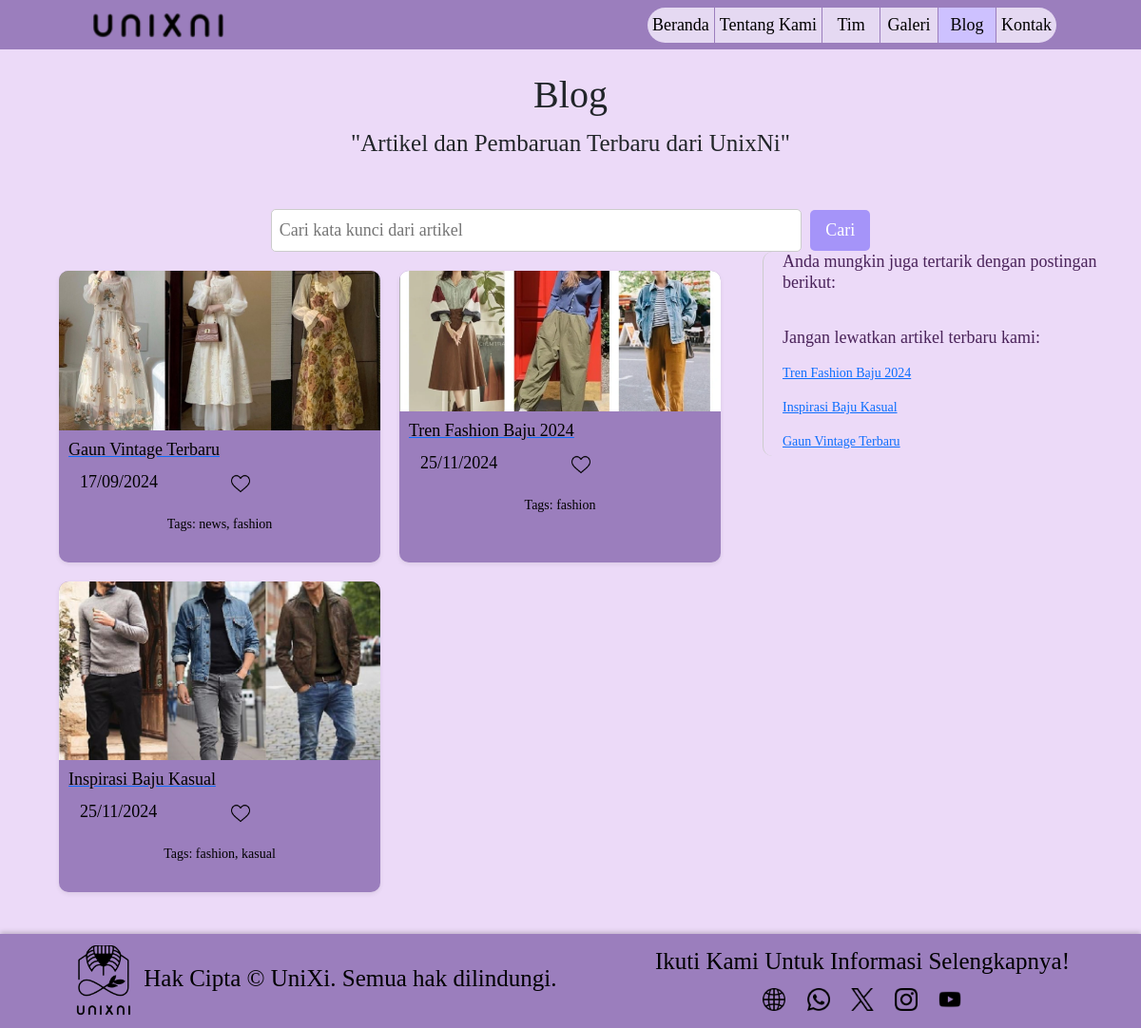
Page /blog on the committed database.
### unixni/models/home/blog.py (models this page shows, shortened)
class BlogPost(models.Model):
    title = models.CharField(max_length=255)
    publish_date = models.DateField()
    image = models.ImageField(upload_to='blog_posts/')
    tags = models.ManyToManyField(Tag, related_name='blog_posts')
    description = models.TextField()
    content = models.TextField()
    likes = models.ManyToManyField(User, related_name='blog_posts_likes', blank=True)

class Tag(models.Model):
    name = models.CharField(max_length=50, unique=True)

### unixni/views.py (the view)
# urls.py: path('blog', views.blog_list, name='blog'),
def blog_list(request):
    posts = BlogPost.objects.all()
    recent_posts = BlogPost.objects.order_by('-publish_date')[:3]
    search_query = request.GET.get('search', '')
    if search_query:
        posts = posts.filter(
            Q(title__icontains=search_query) |
            Q(content__icontains=search_query) |
            Q(tags__name__icontains=search_query)
        ).distinct()
    context = {
        'posts': posts,
        'recent_posts': recent_posts,
        'blog_main': BlogUtama.objects.first()
    }
    return render(request, 'blog.html', context)

### unixni/templates/blog.html (shortened to what this page needs)
{% load static %}
{% load django_bootstrap5 %}
<!DOCTYPE html>
<html lang="en">
<head>
    {% bootstrap_css %}
    <link href="{% static 'css/pribadi.css' %}" rel="stylesheet">
</head>
<body>
    {% include 'layout/navbar.html' %}
    {% block content %}
    <div class="container mt-4 mb-4">
        <header class="blog-header">
            <h1>Blog</h1>
            <p>"Artikel dan Pembaruan Terbaru dari UnixNi"</p>
            <form class="search-bar" action="{% url 'blog' %}" method="get">
                <input type="text" name="search" placeholder="Cari kata kunci dari artikel" aria-label="Search" value="{{ request.GET.search }}">
                <button type="submit">Cari</button>
            </form>
        </header>
        <div class="row">
            <div class="col-md-8">
                <div class="blog-articles">
                    {% for post in posts %}
                        <div class="article">
                            <div class="col">
                                <a href="{% url 'blog_detail' pk=post.pk %}">
                                    <img src="{{ post.image.url }}" alt="{{ post.title }}">
                                    <h3>{{ post.title }}</h3>
                                </a>
                                <div class="row date-love-container" style="padding-left:0;align-items:first baseline">
                                    <div class="col">
                                        <p style="font-size: 100%;">{{ post.publish_date|date:"d/m/Y" }}</p>
                                    </div>
                                    <div class="col">
                                        {% if user in post.likes.all %}
                                            <img src="{% static 'images/icon/full_love.png' %}" alt="Unlike" class="love-icon" style="width:20px;" >
                                        {% else %}
                                            <img src="{% static 'images/icon/not_love.png' %}" alt="Like" class="love-icon" style="width:20px;align-items:self-end">
                                        {% endif %}
                                    </div>
                                </div>
                            </div>
                            <span>Tags:
                                {% for tag in post.tags.all %}
                                    {{ tag.name }}{% if not forloop.last %}, {% endif %}
                                {% endfor %}
                            </span>
                        </div>
                    {% endfor %}
                </div>
            </div>
            <div class="col-md-4">
                <div class="sidebar">
                    <h4>Anda mungkin juga tertarik dengan postingan berikut:</h4>
                     <br>
                    <h4>Jangan lewatkan artikel terbaru kami:</h4>
                    <ul>
                        {% for post in recent_posts %}
                            <li><a href="{% url 'blog_detail' pk=post.pk %}">{{ post.title }}</a></li>
                        {% endfor %}
                    </ul>
                </div>
            </div>
        </div>
    </div>
    {% endblock %}
    {% include 'layout/footer.html' %}
</body>
</html>

### static/css/pribadi.css (style rules this page uses)
body, button, input, textarea { font-family: 'Lusitana', serif; }
body { background-color: #ECDAF8; font-size:large; }
p { font-size:25px; }
.blog-header { text-align: center; }
.search-bar { margin-top: 50px; text-align: center; }
.search-bar input { padding: 8px; width: 50%; border: 1px solid #ccc; border-radius: 5px; }
.search-bar button { background-color: #A594F9; color: #fff; border: none; padding: 8px 16px; margin-left: 5px; border-radius: 5px; cursor: pointer; }
.blog-articles { display: grid; grid-template-columns: repeat(2, 1fr); gap: 20px; padding: 20px; justify-items: center; }
.blog-articles .article { background-color: #9B7EBD; border-radius: 10px; box-shadow: 0 2px 4px rgba(72, 71, 71, 0.1); overflow: hidden; width: 30%; min-width: 100%; transition: transform 0.3s ease; padding-bottom: 20px; position: relative; }
.blog-articles img { width: 100%; height: auto; object-fit: cover; }
.blog-articles .article h3 { font-size: 18px; margin: 10px; text-align: left; color: #000000 }
.blog-articles .article p { font-size: 14px; text-align: left; color: #000000; margin: 0 10px 10px; }
.date-love-container { display: flex; justify-content:last baseline; width: 100%; margin: 10px 0; }
.date-love-container p { font-size: 20%; color: #000; margin: 0; flex-grow: 1; }
.blog-articles .article span { font-size: 14px; color: #000000; margin: 10px; display: block; text-align: center; }
.sidebar { border-left: 1px solid #ccc; padding-left: 20px; border-radius: 10px; }
.sidebar h4 { font-size: 18px; color: #4a235a; }
.sidebar ul { list-style: none; padding: 0; margin: 10px 0; }
.sidebar ul li { font-size: 14px; color: #555; margin: 5px 0; }
.sidebar li { padding: 5px 0; }

### rows in the picture
BlogPost: image (picture), title "Gaun Vintage Terbaru", publish_date "17/09/2024"
Tag: name "news"
Tag: name "fashion"
BlogPost: image (picture), title "Tren Fashion Baju 2024", publish_date "25/11/2024"
BlogPost: image (picture), title "Inspirasi Baju Kasual", publish_date "25/11/2024"
Tag: name "kasual"
